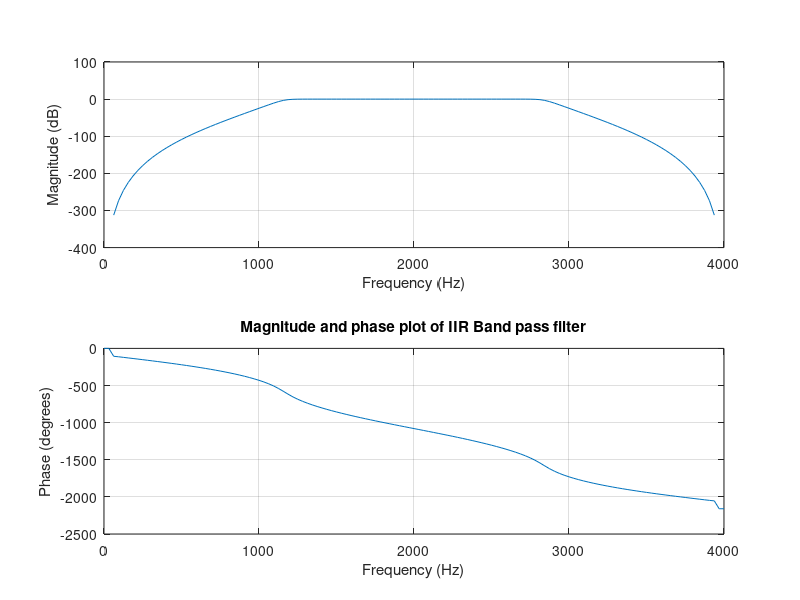
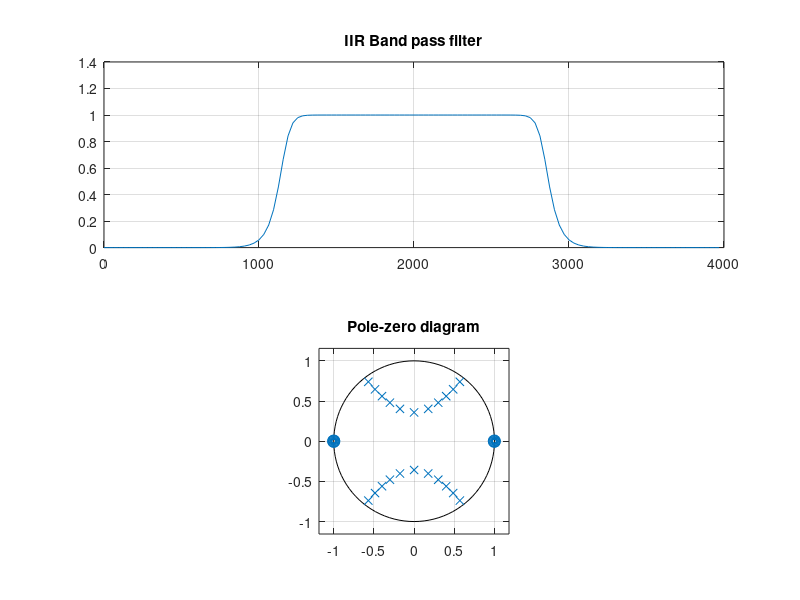
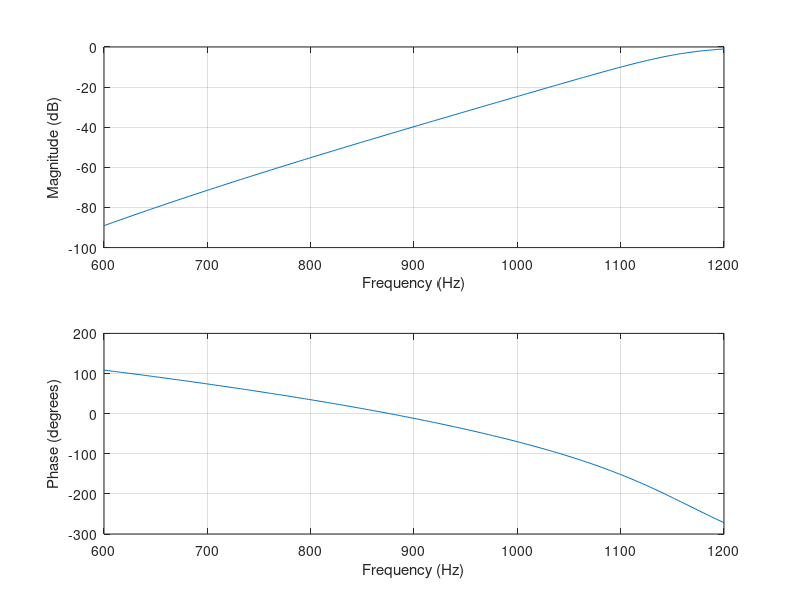
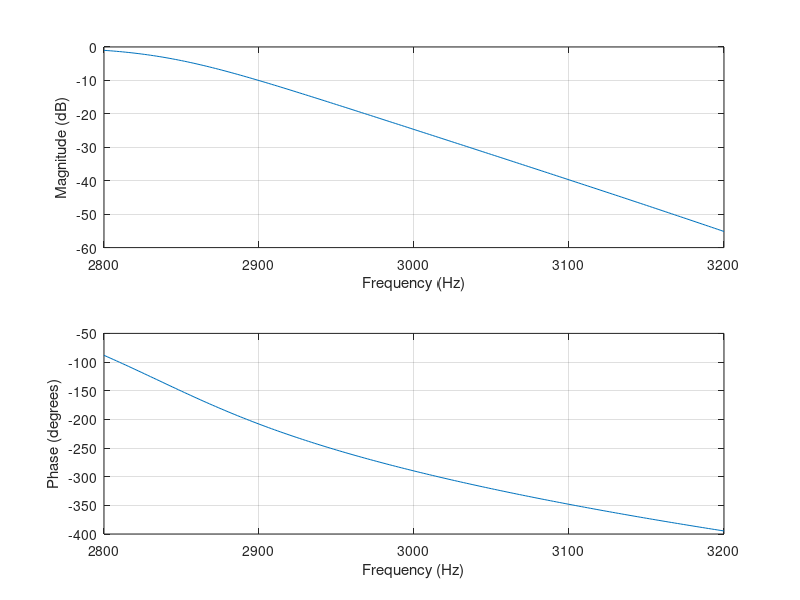

MATLAB code to generate these figures, in order:
%with pass band ripples = 1 dB and minimum stop band attenuation of 50 dB. The
%sampling frequency for the filter is 8000 Hz;
[n,w]=buttord([1200/4000,2800/4000],[400/4000, 3200/4000],1,50);
[b,a]=butter(n,w,'bandpass');
figure(1)
freqz(b,a,128,8000);
grid on;
title('Magnitude and phase plot of IIR Band pass filter');

figure(2)
[h,w]=freqz(b,a,128,8000);
subplot(211);
plot(w,abs(h))
title('IIR Band pass filter');
grid

subplot(212);
zplane(b,a);
grid on;
title('Pole-zero diagram');
figure(3)
f=600:2:1200;
freqz(b,a,f,8000); % Transition Band
figure(4)
f=2800:2:3200;
freqz(b,a,f,8000); % Transition Band
figure(5)